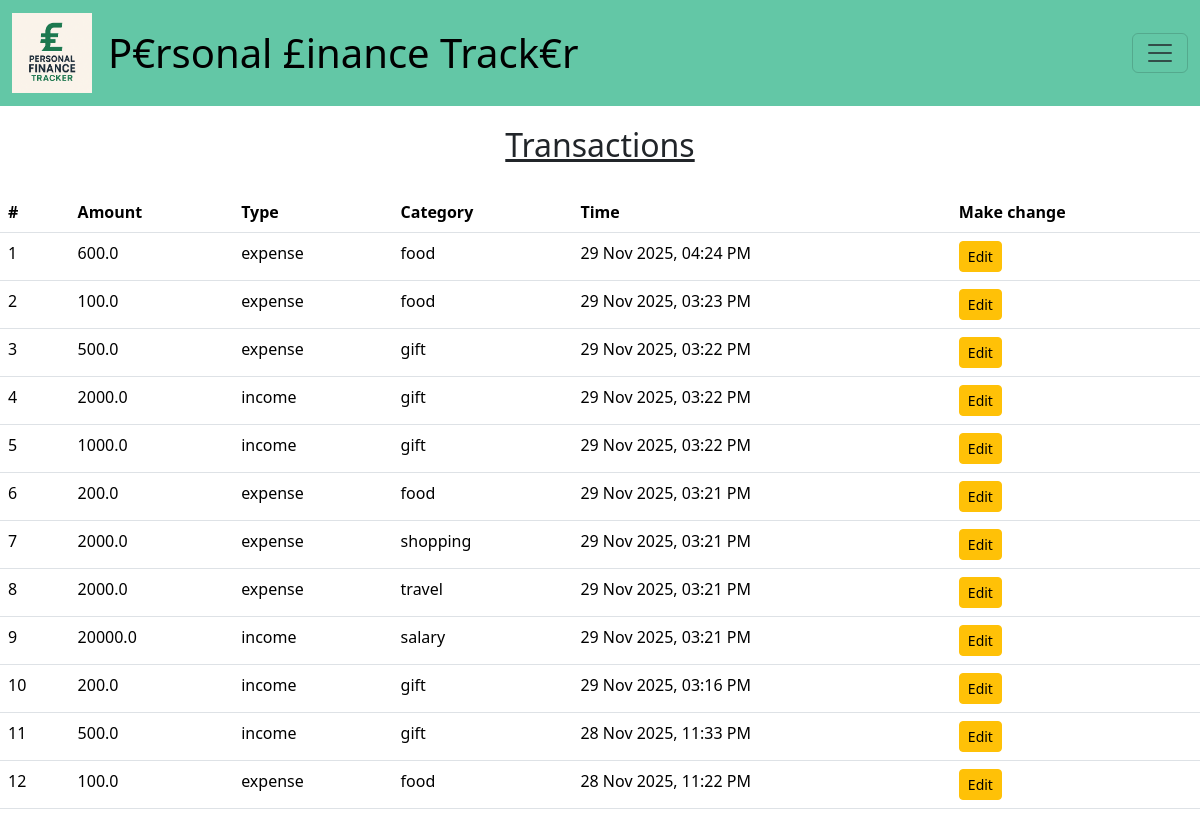
The page /transactions (signed in) on the database its author committed.
### tables this page shows
CREATE TABLE "transactions" (
	"id"	INTEGER NOT NULL UNIQUE,
	"user_id"	INTEGER NOT NULL,
	"amount"	REAL NOT NULL,
	"type"	TEXT NOT NULL CHECK(("type" IN ('expense', 'income', 'transfer'))),
	"category_id"	INTEGER,
	"created_at"	TIMESTAMP DEFAULT CURRENT_TIMESTAMP,
	PRIMARY KEY("id" AUTOINCREMENT),
	FOREIGN KEY("category_id") REFERENCES "categories"("id"),
	FOREIGN KEY("user_id") REFERENCES "users"("id")
);

CREATE TABLE "categories" (
    "id"        INTEGER NOT NULL UNIQUE,
    "user_id"   INTEGER,
    "name"      TEXT NOT NULL,
    PRIMARY KEY("id" AUTOINCREMENT),
    FOREIGN KEY("user_id") REFERENCES "users"("id")
);

### app.py (the view)
@app.route("/transactions", methods=["GET"])
@login_required
def transactions():
    if request.method=="GET":
        db=sqlite3.connect("transactions.db")
        db.row_factory = sqlite3.Row
        cur=db.cursor()
        cur.execute("""
            SELECT
                t.id,
                t.amount,
                t.type,
                c.name AS category,
                t.created_at
            FROM transactions t
            LEFT JOIN categories c
                ON t.category_id = c.id
            WHERE t.user_id = ?
            ORDER BY t.created_at DESC
            """, (session["user_id"],))
        rows = cur.fetchall()
        rows = [dict(r) for r in rows]
        ist = pytz.timezone("Asia/Kolkata")
        for r in rows:
            dt = datetime.fromisoformat(r["created_at"])  # convert string → datetime
            if dt.tzinfo is None:
                dt = dt.replace(tzinfo=pytz.UTC)
            r["created_at_fmt"] = dt.astimezone(ist).strftime("%d %b %Y, %I:%M %p")
        cur.execute("""
            SELECT name
            FROM categories
            WHERE user_id = ? OR user_id IS NULL
            """, (session["user_id"],))
        all_categories = cur.fetchall()
        return render_template("transactions.html",rows=rows,categories=all_categories)

### helpers.py (called while the page is built)
def login_required(f):
    @wraps(f)
    def wrapper(*args, **kwargs):
        if "user_id" not in session:
            return redirect(url_for("login"))
        return f(*args, **kwargs)
    return wrapper

### templates/transactions.html (shortened to what this page needs)
{% extends "layout.html" %}
{% block body %}
    <h2 style="text-align:center;">Transactions</h2>
    <table class="table">
    <thead>
        <tr>
        <th scope="col">#</th>
        <th scope="col">Amount</th>
        <th scope="col">Type</th>
        <th scope="col">Category</th>
        <th scope="col">Time</th>
        <th scope="col">Make change</th>
        </tr>
    </thead>
    <tbody>
        {% for r in rows %}
        <tr>
            <td>{{ loop.index }}</td>
            <td>{{ r.amount }}</td>
            <td>{{ r.type }}</td>
            <td>{{ r.category }}</td>
            <td>{{ r.created_at_fmt }}</td>
            <td><button
                    class="btn btn-warning btn-sm"
                    data-bs-toggle="modal"
                    data-bs-target="#editModal"
                    data-id="{{ r.id }}"
                    data-amount="{{ r.amount }}"
                    data-type="{{ r.type }}"
                    data-category="{{ r.category }}">
                    Edit
                </button></td>
        </tr>
        {% endfor %}
    </tbody>
    </table>
{% endblock %}

### static/styles.css (style rules this page uses)
h2 { text-align:center; padding:20px; text-decoration:underline; }

### rows shown on the page
transactions: amount "600.0", type "expense", category "food", created_at_fmt "29 Nov 2025, 04:24 PM"
transactions: amount "100.0", type "expense", category "food", created_at_fmt "29 Nov 2025, 03:23 PM"
transactions: amount "500.0", type "expense", category "gift", created_at_fmt "29 Nov 2025, 03:22 PM"
transactions: amount "2000.0", type "income", category "gift", created_at_fmt "29 Nov 2025, 03:22 PM"
transactions: amount "1000.0", type "income", category "gift", created_at_fmt "29 Nov 2025, 03:22 PM"
transactions: amount "200.0", type "expense", category "food", created_at_fmt "29 Nov 2025, 03:21 PM"
transactions: amount "2000.0", type "expense", category "shopping", created_at_fmt "29 Nov 2025, 03:21 PM"
transactions: amount "2000.0", type "expense", category "travel", created_at_fmt "29 Nov 2025, 03:21 PM"
transactions: amount "20000.0", type "income", category "salary", created_at_fmt "29 Nov 2025, 03:21 PM"
transactions: amount "200.0", type "income", category "gift", created_at_fmt "29 Nov 2025, 03:16 PM"
transactions: amount "500.0", type "income", category "gift", created_at_fmt "28 Nov 2025, 11:33 PM"
transactions: amount "100.0", type "expense", category "food", created_at_fmt "28 Nov 2025, 11:22 PM"
